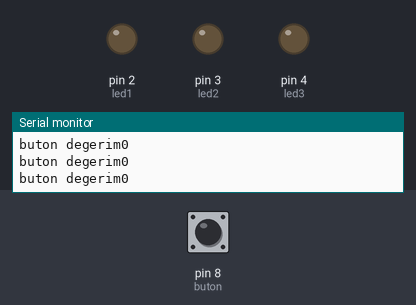
A sketch run on a simulated Arduino Uno, built with avr-gcc and run on an emulated ATmega328P. Shown: output pins drawn as LEDs (lit = HIGH), the last lines printed to the serial monitor. Inputs (shaded band) come from the test bench; at power-on: pin 8 (buton) LOW. Random numbers use the default seed unless the sketch sets one.

Above: at 1.8 s.
1.9 s: pin 8 (buton) pulled HIGH for 3.2 s
At 6.2 s:
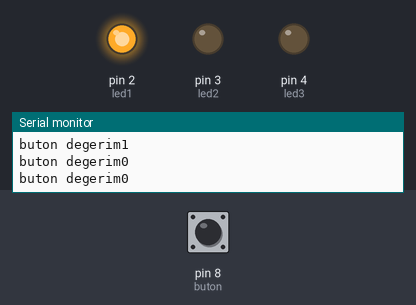
7.0 s: pin 8 (buton) pulled HIGH for 0.6 s
At 8.7 s:
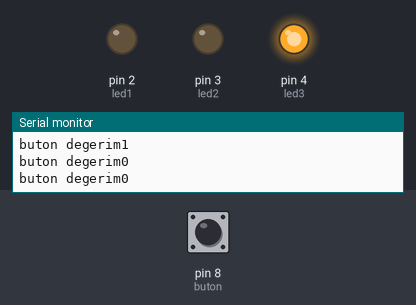
9.1 s: pin 8 (buton) pulled HIGH for 1 s
At 10.4 s:
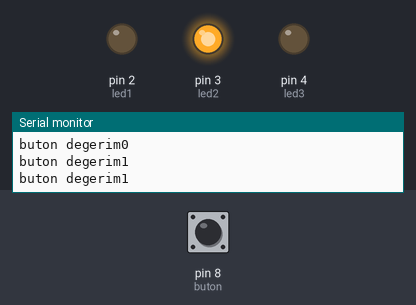
Timing chart, 0 to 12.1 s (numbered marks = the images above; inputs shaded):
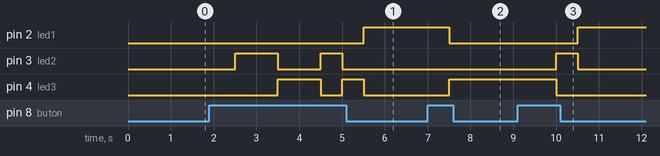

The sketch:

Rastgele_Led_2.ino
```cpp
int buton = 8;
int butonValve;
int led1 = 2;
int led2 = 3;
int led3 = 4;
int rastgele;
void setup() {
  pinMode (buton , INPUT);
  Serial.begin (9600);
  pinMode(led1, OUTPUT);
  pinMode(led2, OUTPUT);
  pinMode(led3, OUTPUT);
}

void loop() {
  butonValve = digitalRead(buton);
  Serial.print ("buton degerim");
  Serial.println(butonValve);
  delay(500);
  if (butonValve == 1) {
    rastgele = random(1, 4);

   if(rastgele==1){

   digitalWrite(led1, HIGH);
  digitalWrite(led2, LOW);
  digitalWrite(led3, LOW);
}
else if (rastgele == 2) {
  digitalWrite(led1, LOW);
  digitalWrite(led2, HIGH);
  digitalWrite(led3, LOW);
}
else {
  digitalWrite(led1, LOW);
  digitalWrite(led2, LOW);
  digitalWrite(led3, HIGH);


}}}
```

Measured:
- after the input at 1.9 s, pin 2 (led1): LOW → HIGH after 3.6 s; pin 3 (led2): LOW → HIGH after 0.60 s, → LOW 1.0 s later, → HIGH 1.0 s later, → LOW 0.50 s later; pin 4 (led3): LOW → HIGH after 1.6 s, → LOW 1.0 s later, → HIGH 0.50 s later, → LOW 0.50 s later
- after the input at 7.0 s, pin 2 (led1): HIGH → LOW after 0.50 s; pin 4 (led3): LOW → HIGH after 0.50 s
- after the input at 9.1 s, pin 2 (led1): LOW → HIGH after 1.4 s; pin 3 (led2): LOW → HIGH after 0.91 s, → LOW 0.50 s later; pin 4 (led3): HIGH → LOW after 0.91 s
